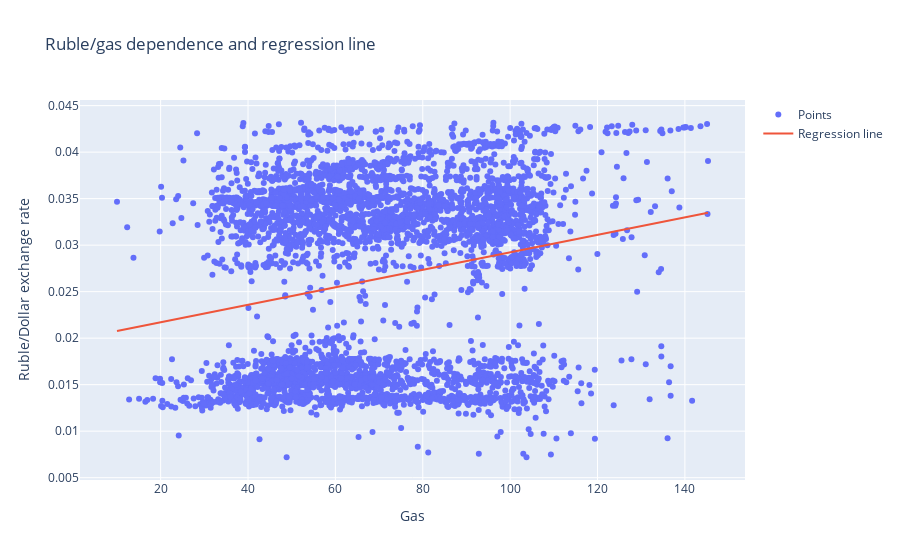

Notebook code for this chart:
### Markdown cell above
Надо будет сделать выводы по полученным данным

### Code cell
ans2=linregress(x=x2[-len(y_):],y=y_)
def show_regression(x_, y_, slope = 0, intercept = 0):
    plot = go.Figure()
    graph = go.Scatter(x = x_, y = y_, mode = 'markers', name = 'Points')
    graph2 = go.Scatter(x = x_, y = [intercept+slope*xi for xi in x_], name = 'Regression line')
    plot.add_traces([graph, graph2])
    
    return plot
plot = show_regression(x2[-len(y_):], y_, ans2.slope, ans2.intercept)
plot.update_layout(title='Ruble/gas dependence and regression line',xaxis_title='Gas',yaxis_title='Ruble/Dollar exchange rate')
plot.show()

### Figure 1 — Plotly figure (JSON) as saved in the notebook; plotly's stock layout.template omitted (floating-point values rounded to 4 significant figures; data arrays with more than 128 entries replaced by an {"elided": "..."} marker saying what was removed)
{"data": [{"mode": "markers", "name": "Points", "type": "scatter", "x": {"elided": "4506 float values"}, "y": {"elided": "4506 float values"}}, {"name": "Regression line", "type": "scatter", "x": {"elided": "4506 float values"}, "y": {"elided": "4506 float values"}}], "layout": {"title": {"text": "Ruble/gas dependence and regression line"}, "xaxis": {"title": {"text": "Gas"}}, "yaxis": {"title": {"text": "Ruble/Dollar exchange rate"}}}}
